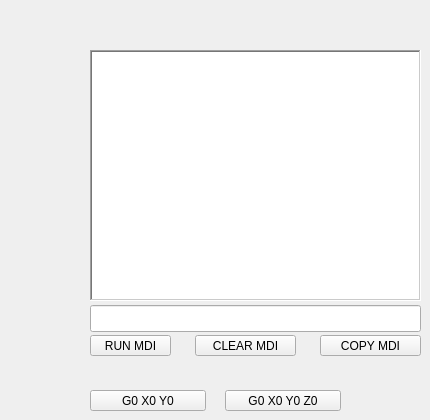
    <widget class="QWidget" name="tab_4">
     <attribute name="title">
      <string>MDI</string>
     </attribute>
     <widget class="QPushButton" name="run_mdi_pb">
      <property name="geometry">
       <rect>
        <x>90</x>
        <y>335</y>
        <width>81</width>
        <height>21</height>
       </rect>
      </property>
      <property name="text">
       <string>RUN MDI</string>
      </property>
     </widget>
     <widget class="QLineEdit" name="mdi_command_le">
      <property name="geometry">
       <rect>
        <x>90</x>
        <y>305</y>
        <width>331</width>
        <height>27</height>
       </rect>
      </property>
     </widget>
     <widget class="QListWidget" name="mdi_history_lw">
      <property name="geometry">
       <rect>
        <x>90</x>
        <y>50</y>
        <width>331</width>
        <height>251</height>
       </rect>
      </property>
      <property name="maximumSize">
       <size>
        <width>331</width>
        <height>256</height>
       </size>
      </property>
      <property name="frameShape">
       <enum>QFrame::Shape::WinPanel</enum>
      </property>
     </widget>
     <widget class="QPushButton" name="copy_mdi_history_pb">
      <property name="geometry">
       <rect>
        <x>320</x>
        <y>335</y>
        <width>101</width>
        <height>21</height>
       </rect>
      </property>
      <property name="text">
       <string>COPY MDI</string>
      </property>
     </widget>
     <widget class="QPushButton" name="clear_mdi_history_pb">
      <property name="geometry">
       <rect>
        <x>195</x>
        <y>335</y>
        <width>101</width>
        <height>21</height>
       </rect>
      </property>
      <property name="text">
       <string>CLEAR MDI</string>
      </property>
     </widget>
     <widget class="QPushButton" name="pushButton_8">
      <property name="geometry">
       <rect>
        <x>225</x>
        <y>390</y>
        <width>116</width>
        <height>21</height>
       </rect>
      </property>
      <property name="text">
       <string>G0 X0 Y0 Z0</string>
      </property>
      <property name="function" stdset="0">
       <string>mdi</string>
      </property>
      <property name="command" stdset="0">
       <string>G90 G0 X0 Y0 Z0</string>
      </property>
     </widget>
     <widget class="QPushButton" name="pushButton_17">
      <property name="geometry">
       <rect>
        <x>90</x>
        <y>390</y>
        <width>116</width>
        <height>21</height>
       </rect>
      </property>
      <property name="text">
       <string>G0 X0 Y0</string>
      </property>
      <property name="function" stdset="0">
       <string>mdi</string>
      </property>
      <property name="command" stdset="0">
       <string>G90 G0 X0 Y0</string>
      </property>
     </widget>
    </widget>
